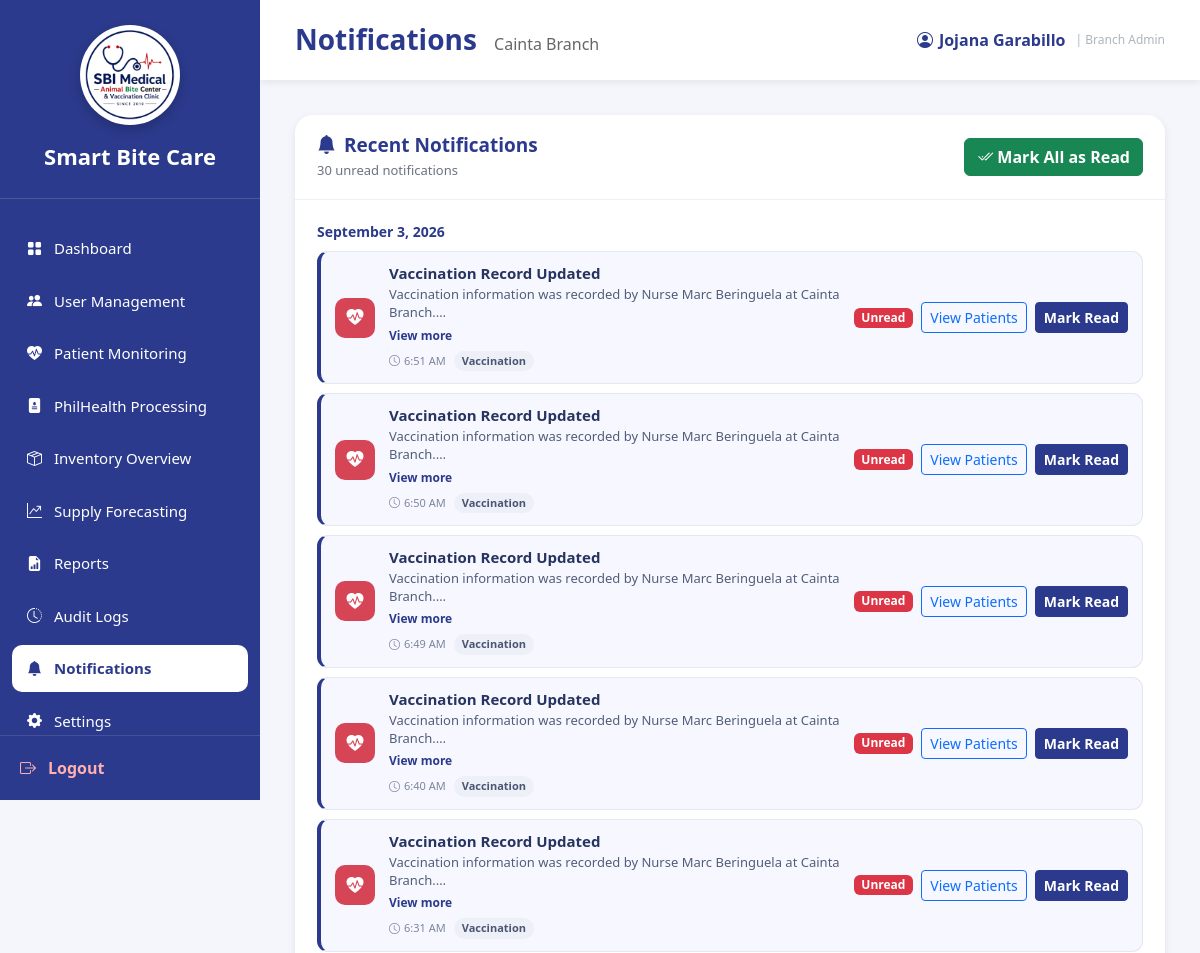
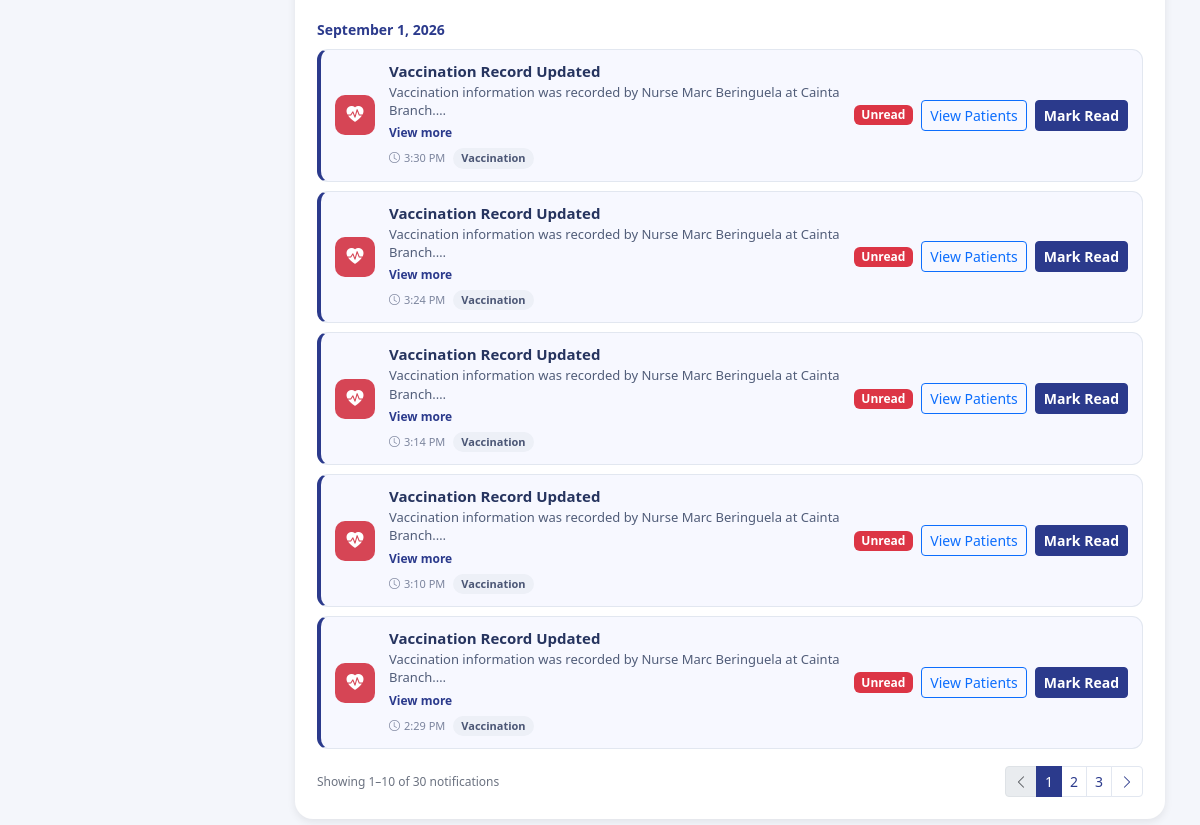
Screenshot of /BranchAdmin_Notifications.php (signed in) with the database file from the repository (2 pictures, top to bottom).
### tables this page shows
CREATE TABLE `users` (
  `user_id` int(11) NOT NULL,
  `branch_id` varchar(10) DEFAULT NULL,
  `role_id` int(11) NOT NULL,
  `username` varchar(100) NOT NULL,
  `email` varchar(255) NOT NULL,
  `password` varchar(255) NOT NULL,
  `status` enum('Active','Inactive') DEFAULT 'Active',
  `created_at` timestamp NOT NULL DEFAULT current_timestamp(),
  `last_login` datetime DEFAULT NULL
);

CREATE TABLE `branches` (
  `branch_id` varchar(10) NOT NULL,
  `branch_name` varchar(150) NOT NULL,
  `branch_address` text DEFAULT NULL,
  `contact_number` varchar(30) DEFAULT NULL,
  `email` varchar(150) DEFAULT NULL,
  `status` enum('Active','Inactive') DEFAULT 'Active',
  `created_at` timestamp NOT NULL DEFAULT current_timestamp()
);

CREATE TABLE `notifications` (
  `notification_id` int(11) NOT NULL,
  `user_id` int(11) NOT NULL,
  `title` varchar(255) DEFAULT NULL,
  `message` text DEFAULT NULL,
  `notification_type` varchar(100) DEFAULT NULL,
  `source_key` varchar(150) DEFAULT NULL,
  `is_read` tinyint(1) DEFAULT 0,
  `created_at` timestamp NOT NULL DEFAULT current_timestamp()
);

### sources/workflow_helpers.php (called while the page is built, shortened)
<?php
function workflowRequireUser(mysqli $conn, int $requiredRole): array
{
    $stmt = $conn->prepare(
        'SELECT u.user_id, u.username, u.branch_id, b.branch_name, r.role_name
         FROM users u
         LEFT JOIN branches b ON b.branch_id = u.branch_id
         LEFT JOIN roles r ON r.role_id = u.role_id
         WHERE u.user_id = ? AND u.status = "Active" LIMIT 1'
    );
    $id = (int)$_SESSION['user_id'];
    $stmt->bind_param('i', $id);
    $stmt->execute();
    $user = $stmt->get_result()->fetch_assoc();
    return $user;
}
function workflowH(string $value): string
{
    return htmlspecialchars($value, ENT_QUOTES, 'UTF-8');
}

### BranchAdmin_Notifications.php (the view, shortened to what this page needs)
<?php
require_once 'sources/db_connect.php';
require_once 'sources/workflow_helpers.php';
$user = workflowRequireUser($conn, 2);
$userId = (int)$user['user_id'];
$username = (string)($user['username'] ?? 'Branch Admin');
$branchName = (string)($user['branch_name'] ?? 'Assigned Branch');
function notificationTypeLabel(?string $type): string
{
    $label = trim((string)$type);
    $label = str_ireplace(['prediction', 'predictive'], ['forecasting', 'forecast'], $label);
    return ucwords(str_replace(['_', '-'], ' ', $label));
}
function notificationPresentation(?string $type, ?string $title): array
{
    $value = strtolower(trim((string)$type . ' ' . (string)$title));
    if (strpos($value, 'patient') !== false || strpos($value, 'vaccin') !== false ||
        strpos($value, 'case') !== false || strpos($value, 'registry') !== false) {
        return ['bi-heart-pulse-fill', 'patient', 'BranchAdmin_PatientMonitoring.php', 'View Patients'];
    }
    return ['bi-bell-fill', 'general', '', ''];
}
function notificationDateLabel(string $date): string
{
    return date('F j, Y', strtotime($date));
}
function notificationPageUrl(int $page): string
{
    return 'BranchAdmin_Notifications.php?' . http_build_query(['page' => $page]);
}
$page = max(1, (int)($_GET['page'] ?? 1));
$perPage = 10;
$countStmt = $conn->prepare(
    'SELECT COUNT(*) total, COALESCE(SUM(is_read=0),0) unread
     FROM notifications WHERE user_id=?'
);
$countStmt->bind_param('i', $userId);
$countStmt->execute();
$counts = $countStmt->get_result()->fetch_assoc() ?: [];
$totalRows = (int)($counts['total'] ?? 0);
$unreadCount = (int)($counts['unread'] ?? 0);
$totalPages = max(1, (int)ceil($totalRows / $perPage));
$offset = ($page - 1) * $perPage;
$listStmt = $conn->prepare(
    'SELECT notification_id,title,message,notification_type,source_key,is_read,created_at
     FROM notifications
     WHERE user_id=?
     ORDER BY created_at DESC,notification_id DESC
     LIMIT ? OFFSET ?'
);
$listStmt->bind_param('iii', $userId, $perPage, $offset);
$listStmt->execute();
$notifications = $listStmt->get_result()->fetch_all(MYSQLI_ASSOC);
$grouped = [];
foreach ($notifications as $notification) {
    $grouped[notificationDateLabel((string)$notification['created_at'])][] = $notification;
}
?>
<!DOCTYPE html>
<html lang="en">
<head>
    <link href="https://cdn.jsdelivr.net/npm/bootstrap@5.3.3/dist/css/bootstrap.min.css" rel="stylesheet">
    <link href="https://cdn.jsdelivr.net/npm/bootstrap-icons@1.11.3/font/bootstrap-icons.min.css" rel="stylesheet">
    <link rel="stylesheet" href="sidebar.css">
</head>
<body>
<aside class="sidebar">
    <div class="logo-area"><div class="logo-frame"><img src="logo.png" alt="Smart Bite Care Logo" class="logo"></div><div class="system-name">Smart Bite Care</div></div>
    <nav class="nav-menu" aria-label="Branch Admin navigation"><ul>
        <li><a href="BranchAdmin_Dashboard.php"><i class="bi bi-grid-fill"></i><span>Dashboard</span></a></li>
        <li><a href="BranchAdmin_UserManagement.php"><i class="bi bi-people-fill"></i><span>User Management</span></a></li>
        <li><a href="BranchAdmin_PatientMonitoring.php"><i class="bi bi-heart-pulse-fill"></i><span>Patient Monitoring</span></a></li>
        <li><a href="BranchAdmin_PhilhealthWorkflow.php"><i class="bi bi-file-medical-fill"></i><span>PhilHealth Processing</span></a></li>
        <li><a href="BranchAdmin_InventoryOverview.php"><i class="bi bi-box-seam"></i><span>Inventory Overview</span></a></li>
        <li><a href="BranchAdmin_Forecasting.php"><i class="bi bi-graph-up-arrow"></i><span>Supply Forecasting</span></a></li>
        <li><a href="BranchAdmin_Reports.php"><i class="bi bi-file-earmark-bar-graph-fill"></i><span>Reports</span></a></li>
        <li><a href="BranchAdmin_AuditLogs.php"><i class="bi bi-clock-history"></i><span>Audit Logs</span></a></li>
        <li><a class="active" href="BranchAdmin_Notifications.php" aria-current="page"><i class="bi bi-bell-fill"></i><span>Notifications</span></a></li>
        <li><a href="BranchAdmin_Settings.php"><i class="bi bi-gear-fill"></i><span>Settings</span></a></li>
    </ul></nav>
    <div class="logout"><a href="logout.php"><i class="bi bi-box-arrow-right"></i><span>Logout</span></a></div>
</aside>
<main class="main">
    <div class="topbar">
        <h3>Notifications <small><?= workflowH($branchName) ?></small></h3>
        <div class="profile"><i class="bi bi-person-circle"></i><span><?= workflowH($username) ?></span><span class="profile-role">| Branch Admin</span></div>
    </div>
    <div class="content-wrapper">
        <section class="notification-section" aria-label="Notification list">
            <div class="notification-toolbar">
                <div><h4><i class="bi bi-bell-fill me-2"></i>Recent Notifications</h4><p><?= $unreadCount ?> unread notification<?= $unreadCount === 1 ? '' : 's' ?></p></div>
                <form method="post">
                    <button class="btn btn-success btn-read-all" type="submit" <?= $unreadCount === 0 ? 'disabled' : '' ?>><i class="bi bi-check2-all me-1"></i>Mark All as Read</button>
                </form>
            </div>
            <div class="notification-list">
              <?php if (!$notifications): ?>
                <div class="empty-state"><i class="bi bi-bell-slash"></i><h2>No notifications found</h2><p class="mb-0">You currently have no notifications.</p></div>
              <?php else: ?>
                <?php foreach ($grouped as $dateLabel => $items): ?>
                    <div class="notification-day"><?= workflowH($dateLabel) ?></div>
                    <?php foreach ($items as $notification): ?>
                        <?php [$icon,$iconClass,$destination,$destinationLabel] = notificationPresentation((string)($notification['notification_type']??''),(string)($notification['title']??'')); $isUnread=(int)$notification['is_read']===0; ?>
                        <article class="notification-card <?= $isUnread?'unread':'' ?>">
                            <div class="notification-icon <?= workflowH($iconClass) ?>"><i class="bi <?= workflowH($icon) ?>"></i></div>
                            <div class="notification-content">
                                <h2><?= workflowH((string)($notification['title']?:'Notification')) ?></h2>
                                <p class="notification-message" id="notification-message-<?= (int)$notification['notification_id'] ?>"><?= workflowH((string)($notification['message']??'')) ?></p>
                                <button class="view-more-btn" type="button" data-message-id="notification-message-<?= (int)$notification['notification_id'] ?>" aria-expanded="false">View more</button>
                                <div class="notification-meta"><span><i class="bi bi-clock me-1"></i><?= workflowH(date('g:i A',strtotime((string)$notification['created_at']))) ?></span><span class="type-pill"><?= workflowH(notificationTypeLabel((string)($notification['notification_type']??''))) ?></span></div>
                            </div>
                            <div class="notification-actions">
                                <span class="badge <?= $isUnread?'text-bg-danger':'text-bg-success' ?>"><?= $isUnread?'Unread':'Read' ?></span>
                                <?php if ($destination!==''): ?><a class="btn btn-sm btn-outline-primary" href="<?= workflowH($destination) ?>"><?= workflowH($destinationLabel) ?></a><?php endif; ?>
                                <?php if ($isUnread): ?><form method="post"><button class="btn btn-sm btn-primary" type="submit">Mark Read</button></form><?php endif; ?>
                            </div>
                        </article>
                    <?php endforeach; ?>
                <?php endforeach; ?>
              <?php endif; ?>
            <?php if ($totalRows>0): ?>
                <div class="results-footer"><div class="results-count">Showing <?= $offset+1 ?>–<?= min($offset+$perPage,$totalRows) ?> of <?= $totalRows ?> notification<?= $totalRows===1?'':'s' ?></div>
                    <?php if ($totalPages>1): ?><nav aria-label="Notification pages"><ul class="pagination pagination-sm">
                        <li class="page-item <?= $page<=1?'disabled':'' ?>"><a class="page-link" href="<?= $page>1?workflowH(notificationPageUrl($page-1)):'#' ?>" aria-label="Previous"><i class="bi bi-chevron-left"></i></a></li>
                        <?php $startPage=max(1,$page-2);$endPage=min($totalPages,$page+2);for($pageNumber=$startPage;$pageNumber<=$endPage;$pageNumber++): ?><li class="page-item <?= $pageNumber===$page?'active':'' ?>"><a class="page-link" href="<?= workflowH(notificationPageUrl($pageNumber)) ?>"><?= $pageNumber ?></a></li><?php endfor; ?>
                        <li class="page-item <?= $page>=$totalPages?'disabled':'' ?>"><a class="page-link" href="<?= $page<$totalPages?workflowH(notificationPageUrl($page+1)):'#' ?>" aria-label="Next"><i class="bi bi-chevron-right"></i></a></li>
                    </ul></nav><?php endif; ?>
                </div>
            <?php endif; ?>
            </div>
        </section>
    </div>
</main>
</body>
</html>

### sidebar.css (style rules this page uses)
:root { --primary:#2B3A8C; --accent:#F21D2F; --bg:#F2F2F2; --white:#fff; }
.sidebar { width:260px; height:100vh; height:100dvh; min-height:0; background:var(--primary); display:flex; flex-direction:column; color:white; position:fixed; left:0; top:0; overflow:hidden; z-index:1000; box-sizing:border-box; }
.sidebar * { box-sizing:border-box; }
.logo-area { padding:25px 20px; border-bottom:1px solid rgba(255,255,255,.15); text-align:center; flex-shrink:0; }
.logo { width: 90px; height: 90px; display: block; object-fit: contain; }
.logo-frame { width: 100px; height: 100px; margin: 0 auto; border-radius: 50%; background: #fff; display: flex; align-items: center; justify-content: center; overflow: hidden; box-shadow: 0 4px 12px rgba(0,0,0,.2); border: 3px solid rgba(255,255,255,.3); }
.system-name { margin-top:15px; font-size:22px; font-weight:700; }
.nav-menu { margin-top:20px; flex:1; min-height:0; padding-bottom:10px; overflow-x:hidden; overflow-y:auto; overscroll-behavior:contain; scrollbar-width:thin; scrollbar-color:rgba(255,255,255,.45) transparent; -webkit-overflow-scrolling:touch; }
.nav-menu ul { list-style:none; padding:0; margin:0; }
.nav-menu li { margin:6px 12px; }
.nav-menu a { color:white; text-decoration:none; display:flex; align-items:center; gap:12px; padding:12px 15px; border-radius:10px; transition:.25s; font-size:15px; }
.nav-menu a.active { background:white; color:var(--primary); font-weight:600; }
.logout { padding:20px; flex-shrink:0; border-top:1px solid rgba(255,255,255,.12); background:var(--primary); }
.logout a { color:#ffb0b0; text-decoration:none; display:flex; align-items:center; gap:12px; font-weight:600; }

### rows the page displays
users: branch.branch_name "Cainta Branch", username "Jojana Garabillo"
notifications: title "Vaccination Record Updated", message "Vaccination information was recorded by Nurse Marc Beringuela at Cainta…", created_at "6:51 AM", notification_type "Vaccination", is_read "Unread", destinationLabel "View Patients"
notifications: title "Vaccination Record Updated", message "Vaccination information was recorded by Nurse Marc Beringuela at Cainta…", created_at "6:50 AM", notification_type "Vaccination", is_read "Unread", destinationLabel "View Patients"
notifications: title "Vaccination Record Updated", message "Vaccination information was recorded by Nurse Marc Beringuela at Cainta…", created_at "6:49 AM", notification_type "Vaccination", is_read "Unread", destinationLabel "View Patients"
notifications: title "Vaccination Record Updated", message "Vaccination information was recorded by Nurse Marc Beringuela at Cainta…", created_at "6:40 AM", notification_type "Vaccination", is_read "Unread", destinationLabel "View Patients"
notifications: title "Vaccination Record Updated", message "Vaccination information was recorded by Nurse Marc Beringuela at Cainta…", created_at "6:31 AM", notification_type "Vaccination", is_read "Unread", destinationLabel "View Patients"
notifications: title "Vaccination Record Updated", message "Vaccination information was recorded by Nurse Marc Beringuela at Cainta…", created_at "3:30 PM", notification_type "Vaccination", is_read "Unread", destinationLabel "View Patients"
notifications: title "Vaccination Record Updated", message "Vaccination information was recorded by Nurse Marc Beringuela at Cainta…", created_at "3:24 PM", notification_type "Vaccination", is_read "Unread", destinationLabel "View Patients"
notifications: title "Vaccination Record Updated", message "Vaccination information was recorded by Nurse Marc Beringuela at Cainta…", created_at "3:14 PM", notification_type "Vaccination", is_read "Unread", destinationLabel "View Patients"
notifications: title "Vaccination Record Updated", message "Vaccination information was recorded by Nurse Marc Beringuela at Cainta…", created_at "3:10 PM", notification_type "Vaccination", is_read "Unread", destinationLabel "View Patients"
notifications: title "Vaccination Record Updated", message "Vaccination information was recorded by Nurse Marc Beringuela at Cainta…", created_at "2:29 PM", notification_type "Vaccination", is_read "Unread", destinationLabel "View Patients"

### other values shown
$unreadCount "30"
workflowH($dateLabel) "September 3, 2026"
workflowH($dateLabel) "September 1, 2026"
$offset+1 "1"
min($offset+$perPage,$totalRows) "10"
$totalRows "30"
